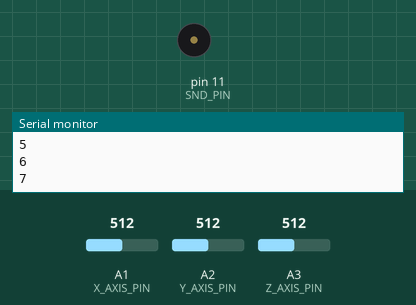
The sketch below on a simulated Arduino Uno, built with avr-gcc and run on an emulated ATmega328P. On the bench: buzzer (waves = sounding), the last lines printed to the serial monitor. The inputs (shaded band) are chosen by the test bench; at power-on: A1 (X_AXIS_PIN) = 512, A2 (Y_AXIS_PIN) = 512, A3 (Z_AXIS_PIN) = 512.

Above: at 4.2 s.
4.3 s: A1 (X_AXIS_PIN) set to 716
At 4.7 s:
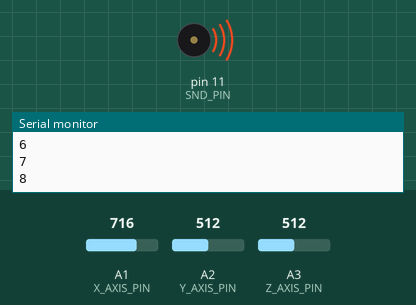
7.3 s: A1 (X_AXIS_PIN) set to 900
At 11.9 s:
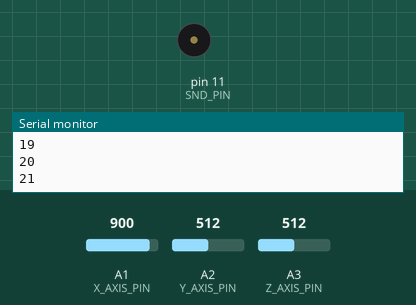
Timing chart, 0 to 13.4 s (numbered marks = the images above; inputs shaded):
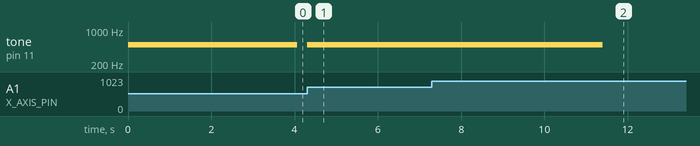

The sketch:

MotionDetector.ino
```cpp
#include <math.h>

#define BAUD_RATE 9600
#define VCC_PIN A0
#define GND_PIN A4
#define SND_PIN 11
#define X_AXIS_PIN A1
#define Y_AXIS_PIN A2
#define Z_AXIS_PIN A3
#define NUM_AXES 3
#define BUFFER_SIZE 16

const unsigned int PINS[NUM_AXES] = {X_AXIS_PIN, Y_AXIS_PIN, Z_AXIS_PIN};
int buffer[NUM_AXES][BUFFER_SIZE];
int buffer_pos[NUM_AXES] = { 0 };

void setup(){
  Serial.begin(BAUD_RATE);
  pinMode(VCC_PIN,OUTPUT);
  pinMode(X_AXIS_PIN,INPUT);
  pinMode(Y_AXIS_PIN,INPUT);
  pinMode(Z_AXIS_PIN,INPUT);
  pinMode(GND_PIN,OUTPUT);

  analogWrite(VCC_PIN,255);
  analogWrite(GND_PIN,0);
}

int get_axis(const int axis){
  delay(1);
  buffer[axis][buffer_pos[axis]] = analogRead(PINS[axis]);
  buffer_pos[axis] = (buffer_pos[axis] + 1) % BUFFER_SIZE;
  long sum = 0;
  for (unsigned int i = 0; i < BUFFER_SIZE; i++) sum += buffer[axis][i];
  return round(sum / BUFFER_SIZE);
}

int get_x() { return get_axis(0); }
int get_y() { return get_axis(1); }
int get_z() { return get_axis(2); }

void snd(){
  static unsigned i = 0;
  Serial.print(i++);
  Serial.println();
  tone(SND_PIN,500);
  delay(500);
  noTone(SND_PIN);
}

void loop() {
  int dif_x = 0;
  int dif_y = 0;
  int dif_z = 0;

  dif_x = get_x();
  dif_y = get_y();
  dif_z = get_z();

  dif_x = abs(get_x() - dif_x);
  dif_y = abs(get_y() - dif_y);
  dif_z = abs(get_z() - dif_z);

  if( dif_x > 5  ||  dif_y > 5  ||  dif_z > 5 ) snd();
}
```

Measured:
- after the input at 4.3 s, tone on pin 11 (SND_PIN): silent → 500 Hz at once
- after the input at 7.3 s, tone on pin 11 (SND_PIN): 500 Hz → silent after 4.1 s instead of 1.1 s
